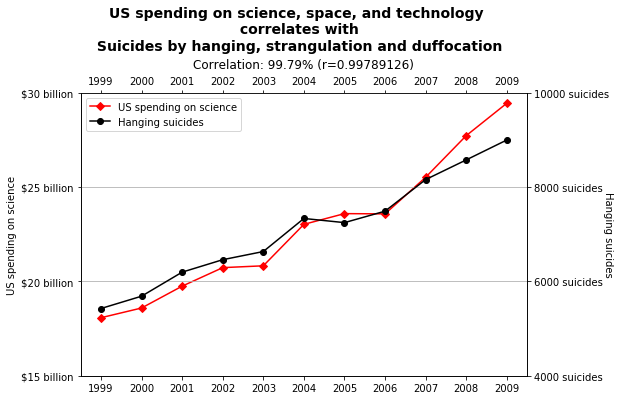

Generate this figure with Python:
import pandas as pd
import matplotlib.pyplot as plt 
import numpy as np
%matplotlib inline
#load dataset
df=pd.read_csv("ScienceCorSuicides.csv")

fig=plt.figure(figsize=(8, 6))
#plots
ax1 = plt.gca()
line1, = ax1.plot(df["year"], df["suicides"],c="r",marker="D")
ax2 = ax1.twinx()
line2, = ax2.plot(df["year"], df["spending"], c="k",marker="o")
#set label
ax1.set_ylabel("US spending on science") 
ax2.set_ylabel("Hanging suicides",rotation=270)
#legend
ax2.legend((line1, line2),("US spending on science", "Hanging suicides"),loc="upper left")
#set xticks
_=plt.xticks(np.arange(1999,2010))
_=ax1.xaxis.set_tick_params(top=True,labeltop='on')
#set limits
_=ax1.set_ylim(15,30)
_=ax2.set_ylim(4000,10000)
#set yticks
_=ax1.set_yticks([15,20,25,30])
_=ax2.set_yticks([4000,6000,8000,10000])
_=ax1.set_yticklabels(['$15 billion','$20 billion','$25 billion','$30 billion'])
_=ax2.set_yticklabels(['4000 suicides','6000 suicides','8000 suicides','10000 suicides'])
#add title
_=fig.suptitle("US spending on science, space, and technology\n correlates with\n Suicides by hanging, strangulation and duffocation", fontsize=14, fontweight='bold')
_=fig.subplots_adjust(top=0.78)
_=ax1.set_title('Correlation: 99.79% (r=0.99789126)',pad=25)
_=plt.grid()
plt.show()
